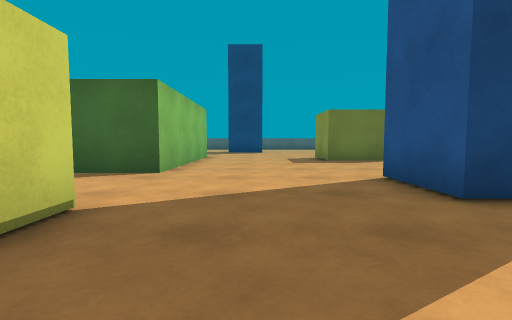
view 1 (above)

21 first-person views from a walk through a Unity game level. The camera is 0.72 m above the floor, tilts 4° down and sees 85° across. The floor is counted in squares, 1 m on a side. Each view is taken from the middle of a square. On the plan, view 1 faces up. The plan holds only what a view shows up to about 10 squares ahead; the rest is blank. The place goes on beyond the plan. Surface patterns are stand-ins for the level's own textures.

view 2
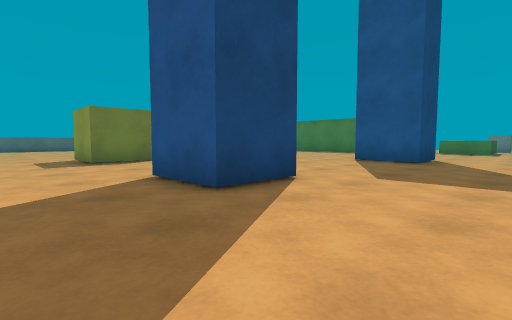

view 3
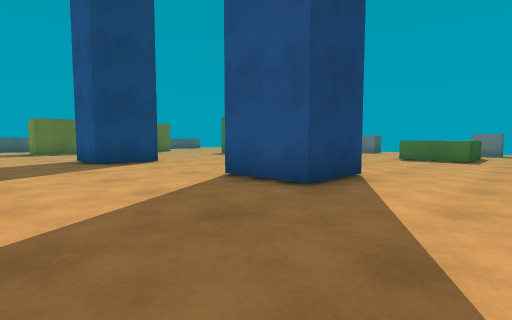

view 4
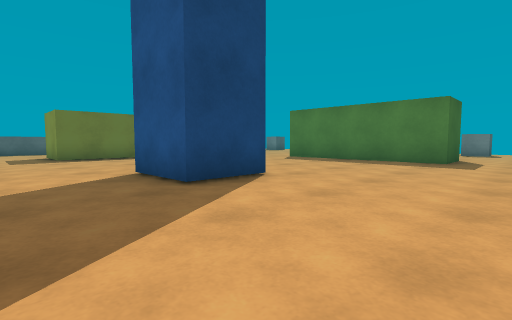

view 5
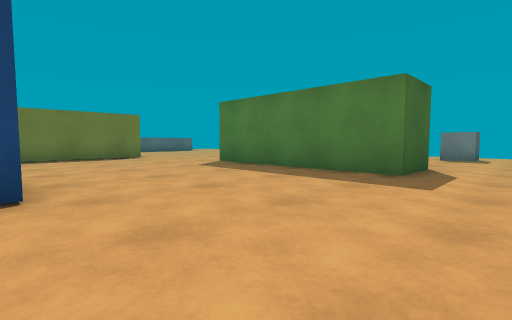

view 6
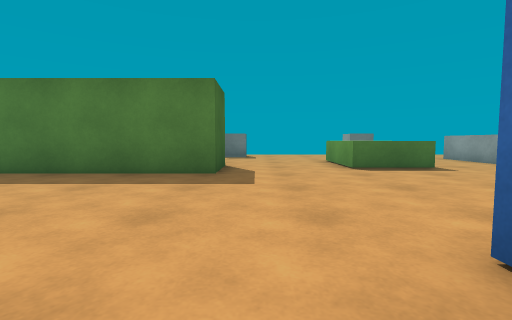

view 7
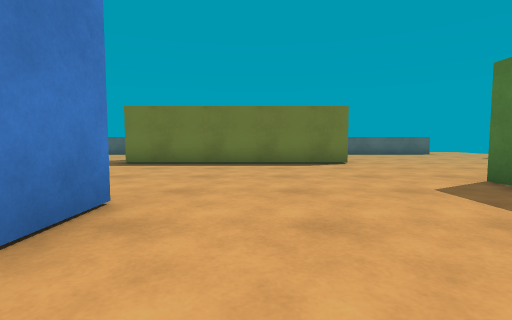

view 8
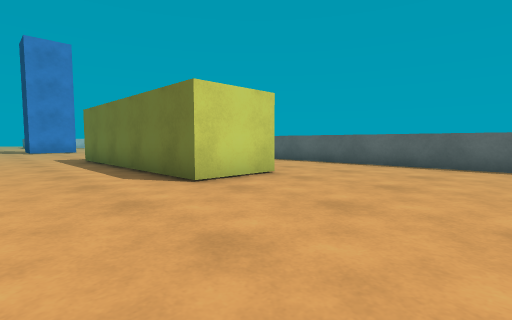

view 9
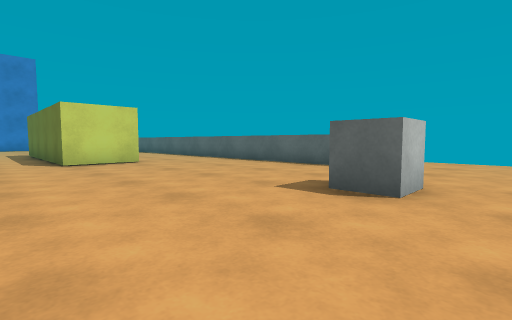

view 10
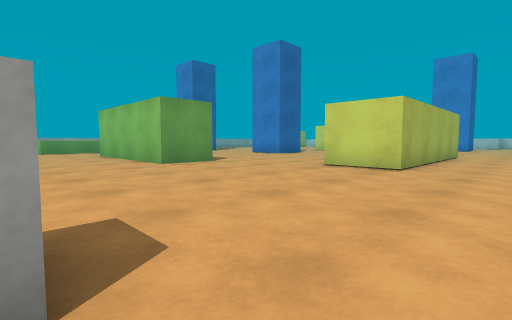

view 11
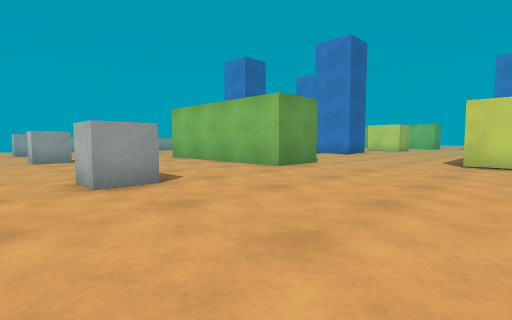

view 12
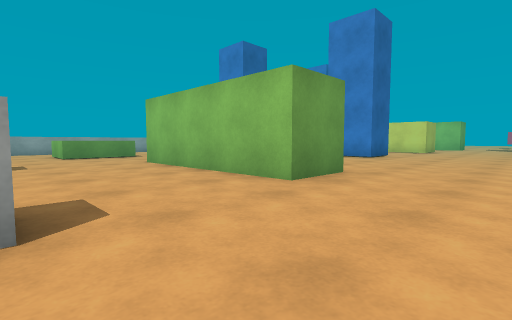

view 13
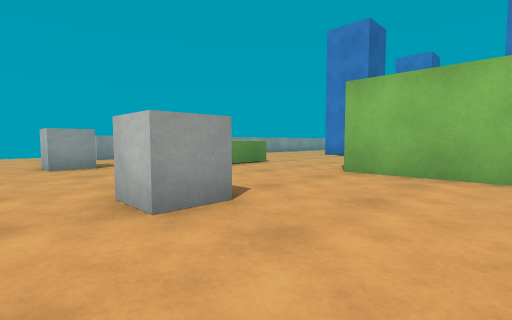

view 14
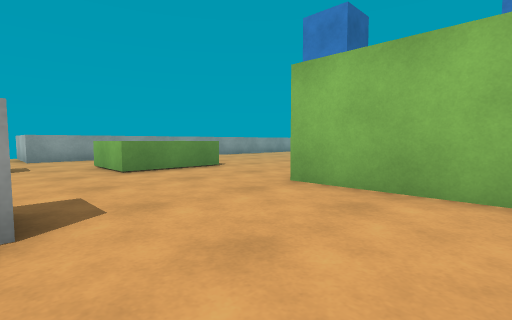

view 15
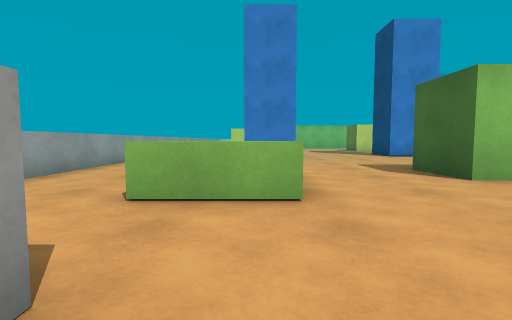

view 16
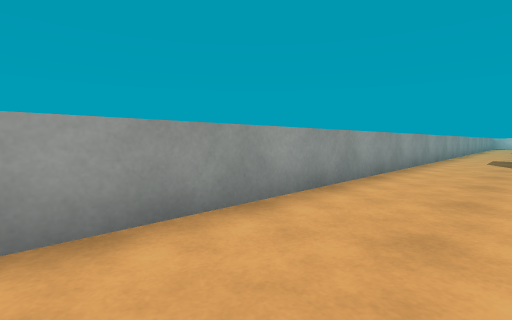

view 17
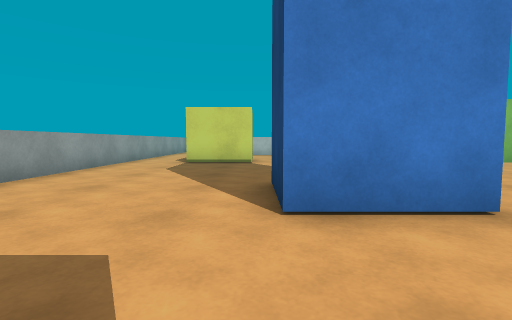

view 18
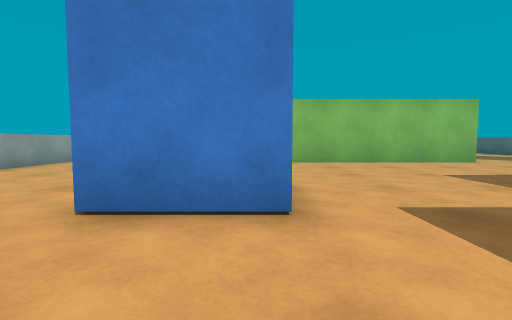

view 19
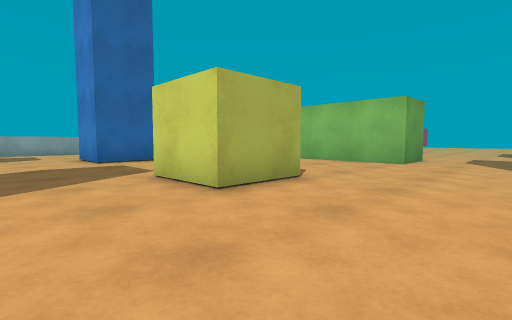

view 20
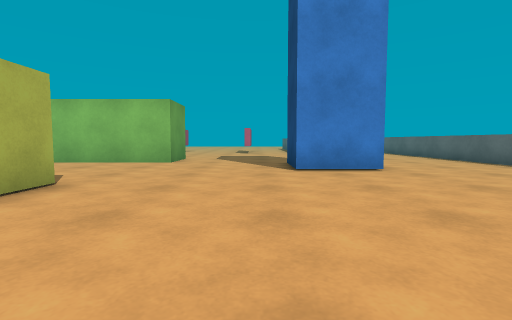

view 21
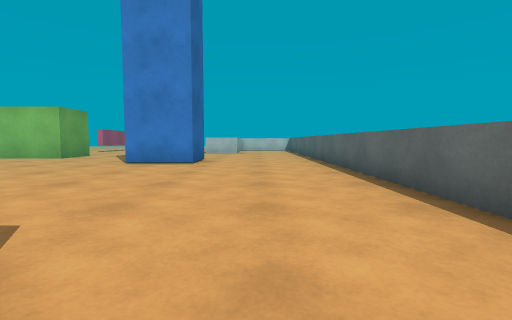

### Floor plan
Points are (right, up) in squares from view 1. A wall is a line through its corners. A room is listed if a view was taken in it or the views show most of it. See-through windows are left out.
Room 1 (views 1, 2, 3, 4, 5, 6, 7, 8, 9, 10, 11, 12, 13, 14, 15, 16, 17, 18, 19, 20, 21)
walls: (10.4, 9.1) (8.4, 9.1) (8.4, 11.2); (10.3, 11.2) (10.3, 9.8); (16.1, 12.9) (18, 12.9) (18, 6.9) (16.1, 6.9) (16.1, 12.9); (11.6, 2.5) (9.7, 2.5) (9.7, 4.6); (4.4, 5.4) (4.4, 3.3) (2.4, 3.3) (2.4, 5.4) (4.4, 5.4); (10, 18.7) (14.8, 18.7) (14.8, 16.7) (8, 16.7) (8, 17.2); (18.8, 1.5) (17.1, 1.5) (17.1, 3.6) (19.7, 3.6) (19.7, 1.4); (6.1, -1.3) (18, -1.3); (6.5, 22.3) (-3.1, 22.3); (18.4, -1.3) (20.9, -1.3) (20.9, -3.1); (-1.1, 18.1) (0.4, 18.1) (0.4, 16) (-1.4, 16); (19.8, 22.3) (13.1, 22.3); (-4.1, 12.2) (-2.1, 12.2) (-2.1, 6.2) (-4.1, 6.2); (-3.1, -1.3) (2.4, -1.3)
objects: yellow block (-2, 1) to (-2, 3); yellow block (3, 10) to (4, 11); cube (22, 1) to (23, 2); cube (22, 7) to (23, 7); cube (22, 13) to (23, 13); cube (22, 19) to (23, 19)

Where each view was taken, in squares from view 1:
view 1: 0 up, 0 right, facing up
view 2: 0 up, 0 right, facing up-right
view 3: 0 up, 6 right, facing up-right
view 4: 5 up, 6 right, facing up-right
view 5: 5 up, 10 right, facing up-right
view 6: 6 up, 10 right, facing right
view 7: 8 up, 12 right, facing up
view 8: 14 up, 19 right, facing up-left
view 9: 15 up, 24 right, facing up-left
view 10: 21 up, 22 right, facing down-left
view 11: 18 up, 24 right, facing down-left
view 12: 16 up, 22 right, facing down-left
view 13: 10 up, 24 right, facing down-left
view 14: 10 up, 22 right, facing down-left
view 15: 3 up, 23 right, facing left
view 16: 1 up, 18 right, facing down-left
view 17: 3 up, 7 right, facing left
view 18: 5 up, 7 right, facing left
view 19: 15 up, 7 right, facing down-left
view 20: 15 up, 7 right, facing left
view 21: 20 up, 9 right, facing left
